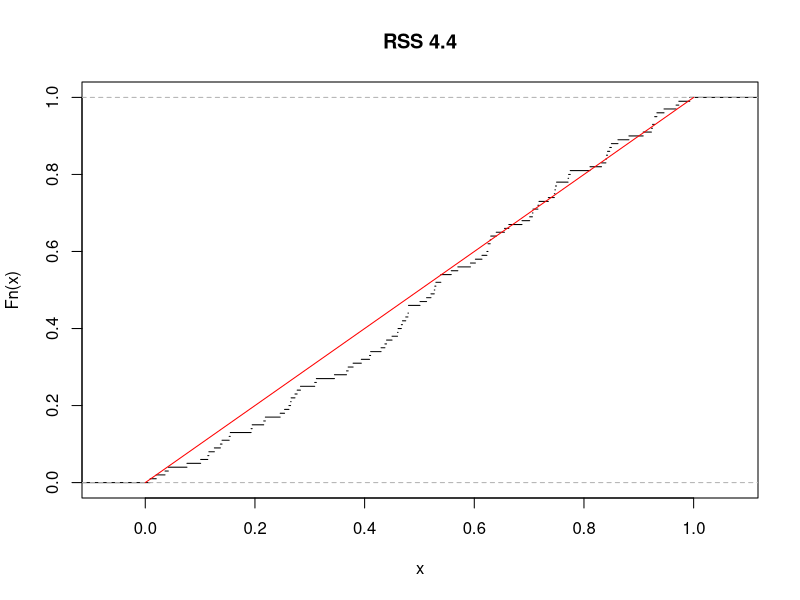

This figure's R source:
#!/usr/bin/Rscript

rm(list=ls())

rss_44 <- function(X, m = 1000) {
  Dn <- ks.test(X, "pnorm", mean(X), sd(X))$statistic
  sum <- 0
  
  for(k in 1:m) {
    Xk <- rnorm(n, mean = mean(X), sd = sqrt(var(X)))
    Zk <- rnorm(n, mean = mean(Xk), sd = sqrt(var(Xk)))
    
    # Dn = Kolm.-Smirn.
    Dk <- ks.test(Xk, "pnorm", mean(Xk), sd(Xk))$statistic
    
    if(Dk >= Dn) {
      sum <- sum + 1
    }
  }
  p <- 1/m*sum
  return (p)
}

n <- 100 
m <- 1000
Pi <- 1:n
for(i in 1:n) {
  X <- rnorm(n)
  #X <- rt(n, df=4)
  Pi[i] <- rss_44(X, m)
}

plot(ecdf(Pi), do.points = FALSE, main="RSS 4.4")
lines(c(0,1),c(0,1), col="red")
